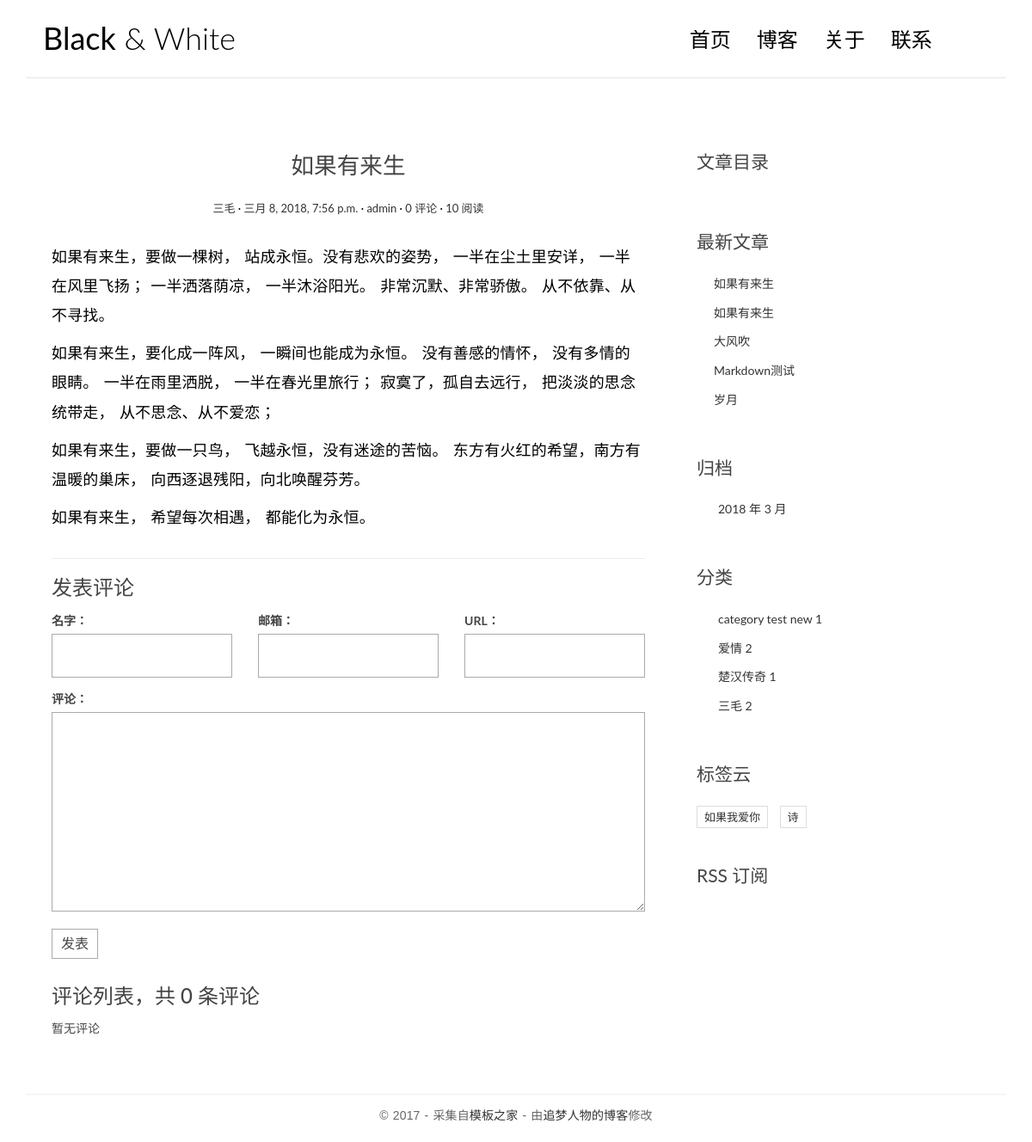
Page /post/6/ on the committed database.
### blog/models.py (models this page shows, shortened)
class Post(models.Model):
    title = models.CharField(max_length=70)
    body = models.TextField()
    created_time = models.DateTimeField()
    modified_time = models.DateTimeField()
    excerpt = models.CharField(max_length=200,blank=True)
    category = models.ForeignKey(Category)
    tags = models.ManyToManyField(Tag,blank=True)
    author = models.ForeignKey(User)
    views = models.PositiveIntegerField(default=0)
    def get_absolute_url(self):
        return reverse('blog:detail',kwargs={'pk':self.pk})
    class Meta:
        ordering = ['-created_time']
    def increase_views(self):
        self.views +=1
        self.save(update_fields=['views'])
    def save(self, *args, **kwargs):
        if not self.excerpt:
            md = markdown.Markdown(extensions=[
                'markdown.extensions.extra',
                'markdown.extensions.codehilite',
            ])
            self.excerpt = strip_tags(md.convert(self.body))[:54]
        super(Post, self).save(*args, **kwargs)

class Category(models.Model):
    name = models.CharField(max_length=100)

class Tag(models.Model):
    name = models.CharField(max_length=100)

### blog/views.py (the view)
# urls.py: url(r'^post/(?P<pk>[0-9]+)/$',views.PostDetailView.as_view(),name='detail'),
class PostDetailView(DetailView):
    model = Post
    template_name = 'blog/detail.html'
    context_object_name = 'post'
    def get(self, request, *args, **kwargs):
        response = super(PostDetailView, self).get(request, *args, **kwargs)
        self.object.increase_views()
        return response
    def get_object(self, queryset=None):
        post = super(PostDetailView, self).get_object(queryset=None)
        md = markdown.Markdown(extensions=[
            'markdown.extensions.extra',
            'markdown.extensions.codehilite',
            TocExtension(slugify=slugify)
        ])
        post.body = md.convert(post.body)
        post.toc = md.toc
        return post
    def get_context_data(self, **kwargs):
        context = super(PostDetailView, self).get_context_data(**kwargs)
        form = CommentForm()
        comment_list = self.object.comment_set.all()
        context.update({
            'form': form,
            'comment_list': comment_list
        })
        return context

### comments/forms.py
class CommentForm(forms.ModelForm):
    class Meta:
        model = Comment
        fields = ['name','email','url','text']

### blog/templatetags/blog_tags.py (called while the page is built)
@register.simple_tag
def get_recent_posts(num=5):
    return Post.objects.all().order_by('-created_time')[:num]

@register.simple_tag
def archives():
    return Post.objects.dates('created_time','month',order='DESC')

@register.simple_tag
def get_categories():
    return Category.objects.annotate(num_posts=Count('post')).filter(num_posts__gt=0)

@register.simple_tag
def get_tags():
    return Tag.objects.annotate(num_posts=Count('post')).filter(num_posts__gt=0)

### templates/blog/detail.html (shortened to what this page needs)
{% extends 'base.html' %}
    {% block main %}
        <article class="post post-{{ post.pk }}">
            <header class="entry-header">
                <h1 class="entry-title">{{ post.title }}</h1>
                <div class="entry-meta">
                    <span class="post-category"><a href="#">{{ post.category.name }}</a></span>
                    <span class="post-date"><a href="#"><time class="entry-date"
                                                              datetime="{{ post.created_time }}">{{ post.created_time }}</time></a></span>
                    <span class="post-author"><a href="#">{{ post.author }}</a></span>
                    <span class="comments-link"><a href="{% url 'comments:post_comment' post.pk %}">{{ post.comment_set.count }} 评论</a></span>
                    <span class="views-count"><a href="#">{{ post.views }} 阅读</a></span>
                </div>
            </header>
            <div class="entry-content clearfix">
                {{ post.body|safe }}
            </div>
        </article>
        <section class="comment-area" id="comment-area">
            <hr>
            <h3>发表评论</h3>
            <form action="{% url 'comments:post_comment' post.pk %}" method="post" class="comment-form">
              <div class="row">
                <div class="col-md-4">
                  <label for="{{ form.name.id_for_label }}">名字：</label>
                  {{ form.name }}
                </div>
                <div class="col-md-4">
                  <label for="{{ form.email.id_for_label }}">邮箱：</label>
                  {{ form.email }}
                </div>
                <div class="col-md-4">
                  <label for="{{ form.url.id_for_label }}">URL：</label>
                  {{ form.url }}
                </div>
                <div class="col-md-12">
                  <label for="{{ form.text.id_for_label }}">评论：</label>
                  {{ form.text }}
                  <button type="submit" class="comment-btn">发表</button>
                </div>
              </div>
            </form>
            <div class="comment-list-panel">
                <h3>评论列表，共 <span>{{ post.comment_set.count }}</span> 条评论</h3>
                <ul class="comment-list list-unstyled">
                  {% for comment in comment_list %}
                  <li class="comment-item">
                    <span class="nickname">{{ comment.name }}</span>
                    <time class="submit-date">{{ comment.created_time }}</time>
                    <div class="text">
                      {{ comment.text }}
                    </div>
                  </li>
                  {% empty %}
                  暂无评论
                  {% endfor %}
                </ul>
            </div>
        </section>
    {% endblock main %}
    {% block toc %}
        <div class="widget widget-content">
            <h3 class="widget-title">文章目录</h3>
        </div>
    {% endblock toc %}

### templates/base.html (shortened to what this page needs)
{% load staticfiles %}
{% load blog_tags %}
<!DOCTYPE html>
<html>
<head>
    <link rel="stylesheet" href="http://code.ionicframework.com/ionicons/2.0.1/css/ionicons.min.css">
    <link rel="stylesheet" href="{% static 'blog/css/bootstrap.min.css' %}">
    <link rel="stylesheet" href="{% static 'blog/css/pace.css' %}">
    <link rel="stylesheet" href="{% static 'blog/css/custom.css' %}">
    <link rel="stylesheet" href="{% static 'blog/css/highlights/github.css' %}">
</head>
<body>
<div class="container">
    <header id="site-header">
        <div class="row">
            <div class="col-md-4 col-sm-5 col-xs-8">
                <div class="logo">
                    <h1><a href="{% url 'blog:index' %}"><b>Black</b> &amp; White</a></h1>
                </div>
            </div>
            <div class="col-md-8 col-sm-7 col-xs-4">
                <nav class="main-nav" role="navigation">
                    <div class="collapse navbar-collapse" id="bs-example-navbar-collapse-1">
                        <ul class="nav navbar-nav navbar-right">
                            <li class="cl-effect-11"><a href="{% url 'blog:index' %}" data-hover="首页">首页</a></li>
                            <li class="cl-effect-11"><a href="full-width.html" data-hover="博客">博客</a></li>
                            <li class="cl-effect-11"><a href="about.html" data-hover="关于">关于</a></li>
                            <li class="cl-effect-11"><a href="contact.html" data-hover="联系">联系</a></li>
                        </ul>
                    </div>
                </nav>
            </div>
        </div>
    </header>
</div>
<div class="content-body">
    <div class="container">
        <div class="row">
            <main class="col-md-8">
                {% block main %}
                {% endblock main %}
            </main>
            <aside class="col-md-4">
                {% block toc %}
                {% endblock toc %}
                <div class="widget widget-recent-posts">
                    <h3 class="widget-title">最新文章</h3>
                    {% get_recent_posts as recent_post_list %}
                    <ul>
                        {% for post in recent_post_list %}
                        <li>
                            <a href="{{ post.get_absolute_url }}">{{ post.title }}</a>
                        </li>
                        {% empty %}
                        暂无文章!
                        {% endfor %}
                    </ul>
                </div>
                <div class="widget widget-archives">
                    <h3 class="widget-title">归档</h3>
                    {% archives as date_list %}
                    <ul>
                        {% for date in date_list %}
                        <li>
                            <a href="{% url 'blog:archives' date.year date.month %}">
                                {{ date.year }} 年 {{ date.month }} 月
                            </a>
                        </li>
                        {% empty %}
                        暂无归档!
                        {% endfor %}
                    </ul>
                </div>
                <div class="widget widget-category">
                    <h3 class="widget-title">分类</h3>
                    {% get_categories as category_list %}
                    <ul>
                        {% for category in category_list %}
                        <li>
                            <a href="{% url 'blog:category' category.pk %}">{{ category.name }}
                                <span class="post-count">{{ category.num_posts }}</span></a>
                        </li>
                        {% empty %}
                        暂无分类!
                        {% endfor %}
                    </ul>
                </div>
                <div class="widget widget-tag-cloud">
                    <h3 class="widget-title">标签云</h3>
                    {% get_tags as tag_list %}
                    <ul>
                        {% for tag in tag_list %}
                        <li>
                            <a href="{% url 'blog:tag' tag.pk %}">{{ tag.name }}</a>
                        </li>
                        {% empty %}
                        暂无标签!
                        {% endfor %}
                    </ul>
                </div>
                <div class="rss">
                    <a href="{% url 'rss' %}"> RSS 订阅</a>
                </div>
            </aside>
        </div>
    </div>
</div>
<footer id="site-footer">
    <div class="container">
        <div class="row">
            <div class="col-md-12">
                <p class="copyright">&copy 2017 - 采集自<a href="http://www.cssmoban.com/"
                                                        target="_blank" title="模板之家">模板之家</a>
                    - 由<a href="http://zmrenwu.com/" title="网页模板" target="_blank">追梦人物的博客</a>修改
                </p>
            </div>
        </div>
    </div>
</footer>
</body>
</html>

### blog/static/blog/css/custom.css (style rules this page uses)
* { outline: none; }
h1, h2, h3, h4, h5, h6 { margin-top: 0; }
b { font-weight: 400; }
a { color: #333; }
body { color: #444; font-family: 'Lato', sans-serif; }
p { font-family: 'Ubuntu', sans-serif; font-weight: 400; word-spacing: 1px; letter-spacing: 0.01em; }
#site-header { background-color: #FFF; padding: 25px 20px; margin-bottom: 40px; border-bottom: 1px solid #e7e7e7; }
.logo h1 a { color: #000; }
.logo h1 { margin: 0; font-family: 'Lato', sans-serif; font-weight: 300; }
.main-nav { margin-top: 11px; max-width: 95%; }
.main-nav a { color: #000000 !important; padding: 0 0 5px 0 !important; margin-right: 30px; font-family: 'Lato', sans-serif; font-weight: 300; font-size: 24px; }
.cl-effect-11 a { padding: 10px 0; color: #0972b4; text-shadow: none; }
.cl-effect-11 a::before { position: absolute; top: 0; left: 0; overflow: hidden; padding: 0 0 5px 0 !important; max-width: 0; border-bottom: 1px solid #000; color: #000; content: attr(data-hover); white-space: nowrap; -webkit-transition: max-width 0.5s; -moz-transition: max-width 0.5s; transition: max-width 0.5s; }
.content-body { padding-bottom: 4em; }
.post { background: #fff; padding: 30px 30px 0; }
.entry-title { text-align: center; font-size: 1.9em; margin-bottom: 20px; line-height: 1.6; padding: 10px 20px 0; }
.entry-meta { text-align: center; color: #DDDDDD; font-size: 13px; margin-bottom: 30px; }
.entry-content { font-size: 18px; line-height: 1.9; font-weight: 300; color: #000; }
.post-category::after, .post-date::after, .post-author::after, .comments-link::after { content: ' ·'; color: #000; }
.widget { background: #fff; padding: 30px 0 0; }
.widget-title { font-size: 1.5em; margin-bottom: 20px; line-height: 1.6; padding: 10px 0 0; font-weight: 400; }
.widget-recent-posts ul { padding: 0; margin: 0; padding-left: 20px; }
.widget-recent-posts ul li { list-style-type: none; position: relative; line-height: 170%; margin-bottom: 10px; }
.widget-recent-posts ul li::before { content: '\f3d3'; font-family: "Ionicons"; position: absolute; left: -17px; top: 3px; font-size: 16px; color: #000; }
.widget-archives ul { padding: 0; margin: 0; padding-left: 25px; }
.widget-archives ul li { list-style-type: none; position: relative; line-height: 170%; margin-bottom: 10px; }
.widget-archives ul li::before { content: '\f3f3'; font-family: "Ionicons"; position: absolute; left: -25px; top: 1px; font-size: 16px; color: #000; }
.widget-category ul { padding: 0; margin: 0; padding-left: 25px; }
.widget-category ul li { list-style-type: none; position: relative; line-height: 170%; margin-bottom: 10px; }
.widget-category ul li::before { content: '\f3fe'; font-family: "Ionicons"; position: absolute; left: -25px; top: 1px; font-size: 18px; color: #000; }
.widget-tag-cloud ul { padding: 0; margin: 0; margin-right: -10px; }
.widget-tag-cloud ul li { list-style-type: none; font-size: 13px; display: inline-block; margin-right: 10px; margin-bottom: 10px; padding: 3px 8px; border: 1px solid #ddd; }
.rss { font-size: 21px; margin-top: 30px; }
.rss a { color: #444; }
#site-footer { padding-top: 10px; padding: 0 0 1.5em 0; }
.copyright { text-align: center; padding-top: 1em; margin: 0; border-top: 1px solid #eee; color: #666; }
.contact-form input, .comment-form input { border: 1px solid #aaa; margin-bottom: 15px; width: 100%; padding: 15px 15px; font-size: 16px; line-height: 100%; transition: 0.4s border-color linear; }
.contact-form textarea, .comment-form textarea { border: 1px solid #aaa; margin-bottom: 15px; width: 100%; padding: 15px 15px; font-size: 16px; line-height: 20px !important; min-height: 183px; transition: 0.4s border-color linear; }
.comment-area { padding: 0 30px 0; }
.comment-form { margin-top: 15px; }
.comment-form .comment-btn { background-color: #fff; border: 1px solid #aaa; font-size: 16px; padding: 5px 10px; }
.comment-list-panel { margin-top: 30px; }
.comment-list { margin-top: 15px; }

### rows in the picture
Post: title "如果有来生", category.name "三毛", created_time "三月 8, 2018, 7:56 p.m.", author "admin", comment_set.count "0", views "10", body "如果有来生，要做一棵树， 站成永恒。没有悲欢的姿势， 一半在尘土里安详， 一半在风里飞扬； 一半洒落荫凉， 一半沐浴阳光。 非常沉默、非常骄傲。 从不依靠、从不寻找。 如果有来生，要化成一阵风， 一瞬间也能成为永恒。 没有善感的情怀， 没有多情的眼睛。 一半在雨里洒脱， 一半在春光里旅行； 寂寞了，孤自去远行， 把淡淡的思念统带走， 从不思念、从不爱恋； 如果有来生，要做一只鸟， 飞越永恒，没有迷途的苦恼。 东方有火红的希望，南方有温暖的巢床， 向西逐退残阳，向北唤醒芬芳。 如果有来生， 希望每次相遇， 都能化为永恒。"
Post: title "如果有来生"
Post: title "大风吹"
Post: title "Markdown测试"
Post: title "岁月"
Category: name "category test new", num_posts "1"
Category: name "爱情", num_posts "2"
Category: name "楚汉传奇", num_posts "1"
Category: name "三毛", num_posts "2"
Tag: name "如果我爱你"
Tag: name "诗"

### other values in the picture
{{ date.year }} "2018"
{{ date.month }} "3"
